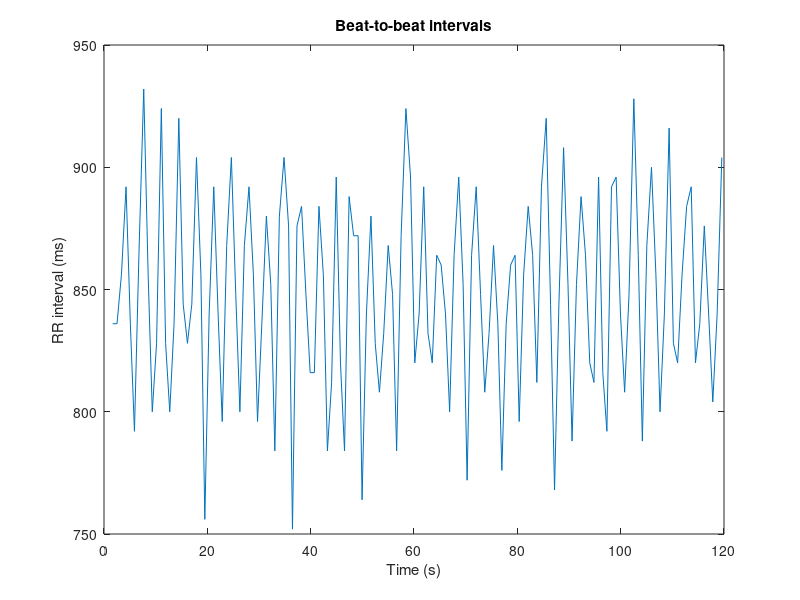

Write the MATLAB code that produced this figure.
% Heart-rate variability from two minutes of ECG: find the R peaks, take the beat-to-beat
% intervals, and compute SDNN and RMSSD. Breathing at 15 a minute modulates the rate.
rng(1);
fs = 250;  T = 120;  t = (0:1/fs:T-1/fs)';
rr = 0.85 + 0.05*sin(2*pi*0.25*(1:200)') + 0.02*randn(200, 1);
beats = cumsum(rr);  beats = beats(beats < T);
ecg = zeros(size(t));
for k = 1:numel(beats)
    ecg = ecg + exp(-((t - beats(k))/0.012).^2);
end
ecg = ecg + 0.05*randn(size(t));
% R peaks: local maxima above 0.6, at least 0.3 s apart.
mid = ecg(2:end-1);
cand = find(mid > ecg(1:end-2) & mid >= ecg(3:end) & mid > 0.6) + 1;
keep = true(size(cand));  last = -Inf;
for k = 1:numel(cand)
    if t(cand(k)) - last < 0.3
        keep(k) = false;
    else
        last = t(cand(k));
    end
end
r = t(cand(keep));
nn = diff(r);
fprintf('%d beats, mean heart rate %.1f per minute\n', numel(r), 60/mean(nn));
fprintf('SDNN %.1f ms, RMSSD %.1f ms\n', 1000*std(nn), 1000*rms(diff(nn)));

plot(r(2:end), 1000*nn);
title('Beat-to-beat intervals');
xlabel('Time (s)');
ylabel('RR interval (ms)');
